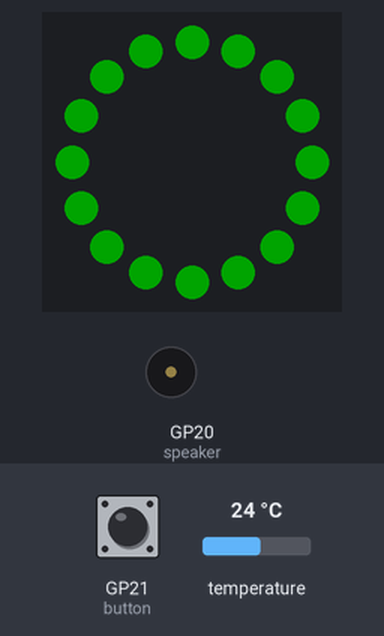
Recording of a program running on a simulated Raspberry Pi Pico running CircuitPython. Shown: 16 RGB LEDs in a ring, first at the top, clockwise, buzzer (waves = sounding). Inputs (shaded band) come from the test bench; at power-on: temperature 24 °C, GP21 (button) HIGH. Dim RGB values are drawn brighter than linear; files that are not in the repository are absent; what the program prints to the serial console is not drawn.

Above: at 1.2 s.
1.3 s: temperature set to 14.3 °C
At 5.09 s:
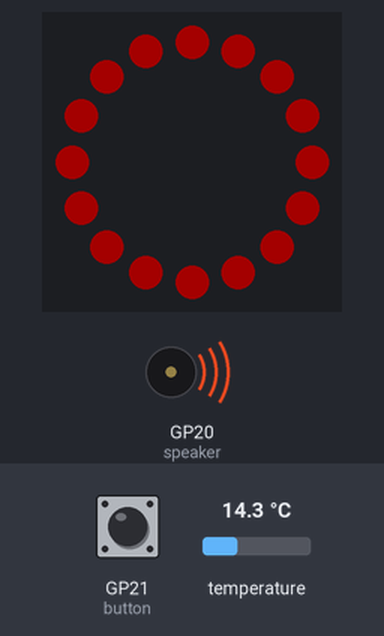
5.4 s: temperature set to 13.6 °C
At 7.9 s:
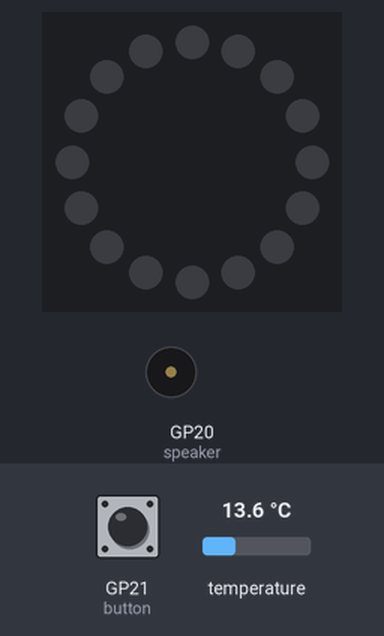
At 11.25 s:
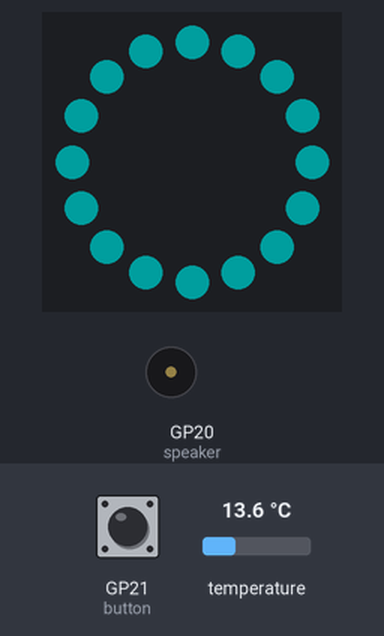
Timing chart, 0 to 16.7 s (numbered marks = the images above; inputs shaded):
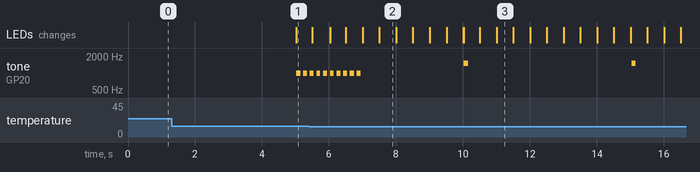

Measured:
- the behaviour switches between 14 and 13.9 °C on temperature (found by bisection; images 1 and 2)
- after the input at 5.4 s, the LEDs: first differ from a run without the input after 4.6 s (image 3)
- by itself, tone on GP20 (speaker): plays 1000 Hz for 0.13 s, 1000 Hz for 0.11 s, 1000 Hz for 0.13 s, 1000 Hz for 0.11 s, 1000 Hz for 0.13 s, 1000 Hz for 0.11 s … (10 notes in this stretch)
- what the display in image 2 shows lasts 0.5 s, from 7.5 s to 8.0 s

The program:

code_complete.py
```python
# Hypothermia monitor - contact sensor, NeoPixel ring, speaker (via PAM8302 amplifier),
# acknowledge button, written alerts and optional spoken alerts.
# Alarm rules follow Figure 3 of the project card (EXSU620 Project 05).
# Version 3: everything in one file; never crashes if the sensor is missing or unplugged.
import json, time, board, busio, digitalio, neopixel, pwmio, audiocore, audiopwmio, adafruit_mcp9808

# ===================== SETTINGS =====================
DEMO = True           # True = shifted values for desk/heater testing, False = real guideline values

if not DEMO:
    ADVISORY_C   = 36.0   # CR-2: below 36.0 C ...
    ADV_EXIT_C   = 36.2   # Fig 3: back to Normal when above 36.2 C ...
    CRITICAL_C   = 35.5   # CR-2: below 35.5 C ...
    DWELL_S      = 300    # ... for 5 minutes
    FALL_C       = 0.5    # Fig 3: or falling 0.5 C ...
    FALL_WIN_S   = 900    # ... within 15 minutes
    RANGE_MIN_C  = 25.0   # ER-1 range: outside this = sensor out of range (Technical)
    RANGE_MAX_C  = 42.0
else:  # DEMO: simple temperature bands for bench demonstrations
    # green = 26 C or above, amber = 25 to 26 C, red = below 25 C, rising = green
    ADVISORY_C, ADV_EXIT_C, CRITICAL_C = 26.0, 26.0, 25.0
    DWELL_S, FALL_C, FALL_WIN_S = 5, 0.5, 90      # a band must hold 5 s before the colour changes
    RANGE_MIN_C, RANGE_MAX_C = 14.0, 35.0
    RISE_C, RISE_WIN_S = 0.1, 5   # "increasing" = smoothed temp up by >= 0.1 C over the last 5 s

SMOOTH_N        = 5 if DEMO else 10   # moving average: 5 readings (~5 s) in DEMO, 10 (~10 s) otherwise
SAMPLE_PERIOD_S = 1.0     # ER-3: at least 1 reading per second
FAULT_S         = 3       # Technical alarm if sensor bad for this long (ER-7: within 5 s)
SEARCH_EVERY_S  = 5       # if the sensor is missing, look for it again this often

# ---- pins (see the wiring pictures) ----
RING_PIN, NUM_PIXELS = board.GP16, 16   # ring Data Input; ring power from the SPI0 3V3 + GND pins
SPEAKER_PIN = board.GP20                 # amplifier A+ (A- and GND to GND, Vin to VSYS)
BUTTON_PIN  = board.GP21                 # acknowledge button: one leg to GP21, other leg to GND
MCP_ADDRESS = 0x18
# (SDA, SCL) pairs searched for the contact sensor. Ring, speaker and button pins are left out.
I2C_PAIRS = [(4, 5), (8, 9), (0, 1), (2, 3), (6, 7), (10, 11), (12, 13), (14, 15), (26, 27)]

GREEN, AMBER, RED, CYAN, OFF = (0, 255, 0), (255, 110, 0), (255, 0, 0), (0, 200, 200), (0, 0, 0)

# ===================== HARDWARE =====================
ring = neopixel.NeoPixel(RING_PIN, NUM_PIXELS, brightness=0.15, auto_write=False)
speaker = pwmio.PWMOut(SPEAKER_PIN, frequency=440, duty_cycle=0, variable_frequency=True)
button = digitalio.DigitalInOut(BUTTON_PIN)
button.switch_to_input(pull=digitalio.Pull.UP)   # pressed = False

sensor = None
sensor_bus = None

def find_sensor():
    """Try each pin pair; keep the MCP9808 where it answers. Never crashes."""
    global sensor, sensor_bus
    for sda_n, scl_n in I2C_PAIRS:
        try:
            bus = busio.I2C(getattr(board, "GP%d" % scl_n), getattr(board, "GP%d" % sda_n), frequency=100_000)
        except (RuntimeError, ValueError):
            continue                                  # nothing with pull-ups on these pins
        while not bus.try_lock():
            pass
        addresses = bus.scan()
        bus.unlock()
        if MCP_ADDRESS in addresses:
            try:
                sensor, sensor_bus = adafruit_mcp9808.MCP9808(bus), bus
                print(">>> Contact sensor found on SDA=GP%d SCL=GP%d" % (sda_n, scl_n))
                return
            except (ValueError, OSError):
                pass
        bus.deinit()
    sensor, sensor_bus = None, None
    print(">>> Contact sensor not found - check Vdd->3V3, Gnd->GND, SDA->GP4, SCL->GP5")

def drop_sensor():
    """Forget a sensor that stopped answering, so the search starts again."""
    global sensor, sensor_bus
    if sensor_bus is not None:
        sensor_bus.deinit()
    sensor, sensor_bus = None, None

# ===================== SOUND: beeps (never pause the program) =====================
# Fig 3: Advisory = 3 pulses, Critical = 10 pulses, Technical = chirp
PATTERNS = {               # (frequency Hz, number of pulses, repeat every N seconds)
    "ADVISORY":  (660, 3, 30),
    "CRITICAL":  (1000, 10, 10),
    "TECHNICAL": (1500, 1, 5),
}
PULSE_ON, PULSE_OFF = 0.12, 0.08
burst_start = None
burst_kind = None

def update_sound(kind, now, silenced):
    global burst_start, burst_kind
    if kind not in PATTERNS or silenced:
        speaker.duty_cycle = 0
        burst_kind = None
        return
    freq, pulses, repeat = PATTERNS[kind]
    if kind != burst_kind or now - burst_start >= repeat:
        burst_start, burst_kind = now, kind
        speaker.frequency = freq
    t = now - burst_start
    pulse_no = int(t / (PULSE_ON + PULSE_OFF))
    on = pulse_no < pulses and (t % (PULSE_ON + PULSE_OFF)) < PULSE_ON
    speaker.duty_cycle = 32768 if on else 0

# ===================== SOUND: spoken alerts (optional WAV files on CIRCUITPY) =====================
# A missing file is simply skipped, so the monitor works with or without them.
VOICE = {"NORMAL": "normal.wav", "ADVISORY": "advisory.wav",
         "CRITICAL": "critical.wav", "TECHNICAL": "fault.wav"}
audio = None
wav_file = None

def say(kind):
    global speaker, audio, wav_file
    if audio is not None or kind not in VOICE:
        return
    try:
        wav_file = open(VOICE[kind], "rb")
        speaker.deinit()                            # lend the pin to the voice player
        audio = audiopwmio.PWMAudioOut(SPEAKER_PIN)
        audio.play(audiocore.WaveFile(wav_file))    # plays in the background
    except (OSError, ValueError):
        if wav_file is not None:
            wav_file.close()
        wav_file = None
        if audio is None:                           # make sure the beeper is back
            try:
                speaker = pwmio.PWMOut(SPEAKER_PIN, frequency=440, duty_cycle=0, variable_frequency=True)
            except ValueError:
                pass

def voice_busy():
    """True while a clip plays; when it ends, give the pin back to the beeper."""
    global speaker, audio, wav_file
    if audio is None:
        return False
    if audio.playing:
        return True
    audio.deinit()
    wav_file.close()
    audio, wav_file = None, None
    speaker = pwmio.PWMOut(SPEAKER_PIN, frequency=440, duty_cycle=0, variable_frequency=True)
    return False

# ===================== RING =====================
def update_ring(colour, now, blink):
    if blink and int(now * 2) % 2:
        colour = OFF
    ring.fill(colour)
    ring.show()

# ===================== STATE =====================
state = "NORMAL"            # NORMAL / ADVISORY / CRITICAL
acknowledged = False
below_adv_since = None
above_exit_since = None
below_crit_since = None
bad_since = None
seconds_below_36 = 0.0      # CR-3 counter (in DEMO mode: seconds below 25.0 C)
recent = []
history = []
temp = smooth = None
fall = 0.0
technical = False
was_pressed = False
ack_armed = False           # a NEW press is needed, so a stuck button can't silence an alarm
last_status = None
shown_ack = False
reason = ""
pending = None              # DEMO: colour waiting for its 5 s hold
pending_since = None

MESSAGES = {
    "NORMAL":   "OK - NORMAL: temperature in range (green)",
    "ADVISORY": "*** ALERT - ADVISORY: below %.1f C for %d s - start active warming (amber)" % (ADVISORY_C, DWELL_S),
    "CRITICAL": "!!! ALERT - CRITICAL: below %.1f C or falling fast - escalate warming (red). Press the button to acknowledge." % CRITICAL_C,
}

if DEMO:
    MESSAGES = {
        "NORMAL":   "OK - NORMAL: %.0f C or above, or warming up (green)" % ADVISORY_C,
        "ADVISORY": "*** ALERT - ADVISORY: between %.0f and %.0f C (amber)" % (CRITICAL_C, ADVISORY_C),
        "CRITICAL": "!!! ALERT - CRITICAL: below %.0f C (red). Press the button to acknowledge." % CRITICAL_C,
    }

print("Hypothermia monitor - %s values: advisory %.1f, critical %.1f, dwell %d s"
      % ("DEMO" if DEMO else "GUIDELINE", ADVISORY_C, CRITICAL_C, DWELL_S))
find_sensor()
last_search = time.monotonic()

next_sample = time.monotonic()
while True:
    now = time.monotonic()

    # ---- acknowledge button ----
    pressed = not button.value
    if state == "CRITICAL":
        if not pressed:
            ack_armed = True
        elif ack_armed and not was_pressed:
            acknowledged = True
    else:
        ack_armed = False
    was_pressed = pressed

    if now >= next_sample:
        next_sample += SAMPLE_PERIOD_S

        # ---- 0. look for the sensor if it is missing ----
        if sensor is None and now - last_search >= SEARCH_EVERY_S:
            find_sensor()
            last_search = now

        # ---- 1. read the sensor ----
        if sensor is None:
            temp, valid = None, False
            reason = "contact sensor not found - check its 4 wires"
        else:
            try:
                temp = sensor.temperature
                valid = RANGE_MIN_C <= temp <= RANGE_MAX_C
                if not valid:
                    reason = "reading %.1f C is outside %.0f-%.0f C - is the probe on the patient?" % (temp, RANGE_MIN_C, RANGE_MAX_C)
            except (OSError, RuntimeError):
                temp, valid = None, False
                reason = "contact sensor stopped answering - check its wires"

        # ---- 2. Technical fault: lost or out of range for FAULT_S seconds ----
        if valid:
            bad_since = None
        else:
            bad_since = bad_since or now
        technical = bad_since is not None and now - bad_since >= FAULT_S
        if technical and temp is None and sensor is not None:
            drop_sensor()               # lost mid-run: start searching for it again
            last_search = now - SEARCH_EVERY_S

        if valid:
            # ---- 3. smoothing and counters ----
            recent.append(temp)
            if len(recent) > SMOOTH_N:
                recent.pop(0)
            smooth = sum(recent) / len(recent)

            if smooth < ADVISORY_C:
                seconds_below_36 += SAMPLE_PERIOD_S
                below_adv_since = below_adv_since or now
            else:
                below_adv_since = None
            above_exit_since = (above_exit_since or now) if smooth > ADV_EXIT_C else None
            below_crit_since = (below_crit_since or now) if smooth < CRITICAL_C else None

            history.append((now, smooth))
            while now - history[0][0] > FALL_WIN_S:
                history.pop(0)
            fall = max(h[1] for h in history) - smooth

            # ---- 4. state machine ----
            if DEMO:
                # value from about RISE_WIN_S seconds ago, to see whether it is going up
                older = [h[1] for h in history if now - h[0] >= RISE_WIN_S]
                rising = bool(older) and smooth - older[-1] >= RISE_C
                if rising or smooth >= ADVISORY_C:
                    target = "NORMAL"
                elif smooth >= CRITICAL_C:
                    target = "ADVISORY"
                else:
                    target = "CRITICAL"
                if rising:                          # warming up: green straight away
                    state, pending, pending_since = "NORMAL", None, None
                elif target == state:
                    pending, pending_since = None, None
                elif target != pending:
                    pending, pending_since = target, now
                elif now - pending_since >= DWELL_S:
                    state, pending, pending_since = target, None, None
                if state != "CRITICAL":
                    acknowledged = False
            else:   # guideline rules, Figure 3
                if state == "NORMAL":
                    if below_adv_since and now - below_adv_since >= DWELL_S:
                        state = "ADVISORY"
                if state == "ADVISORY":
                    if (below_crit_since and now - below_crit_since >= DWELL_S) or fall >= FALL_C:
                        state, acknowledged = "CRITICAL", False
                    elif above_exit_since and now - above_exit_since >= DWELL_S:
                        state = "NORMAL"
                elif state == "CRITICAL":
                    if acknowledged and smooth >= ADVISORY_C:   # latched until ack AND back in range
                        state, acknowledged = "NORMAL", False

        # ---- written (and spoken) message whenever the status changes ----
        status = "TECHNICAL" if technical else state
        if status != last_status:
            if status == "TECHNICAL":
                print(">>> ALERT - TECHNICAL FAULT: " + reason + " (cyan)")
            else:
                print(">>> " + MESSAGES[state])
            if last_status is not None:
                say(status)
            last_status = status
        if acknowledged and state == "CRITICAL" and not shown_ack:
            print(">>> Critical acknowledged - sound off" + ("" if DEMO else ", stays red until back at %.1f C" % ADVISORY_C))
        shown_ack = acknowledged

        print(json.dumps({
            "t": round(now, 1),
            "contact": None if temp is None else round(temp, 2),
            "smooth": None if smooth is None else round(smooth, 2),
            "state": state,
            "technical": technical,
            "ack": acknowledged,
            "min_below_36": round(seconds_below_36 / 60, 2),
            "fall": round(fall, 2),
        }))

    # ---- 5. ring and speaker: Technical shows on top of the clinical state ----
    talking = voice_busy()
    if technical:
        update_ring(CYAN, now, True)
        if not talking:
            update_sound("TECHNICAL", now, False)
    else:
        colour = {"NORMAL": GREEN, "ADVISORY": AMBER, "CRITICAL": RED}[state]
        update_ring(colour, now, state == "CRITICAL")
        if not talking:
            update_sound(state, now, acknowledged)

    time.sleep(0.01)
```
